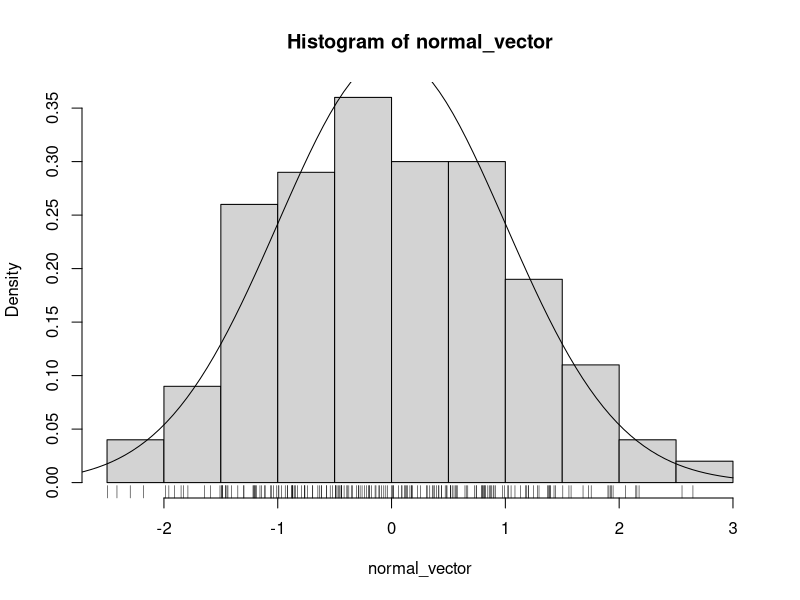
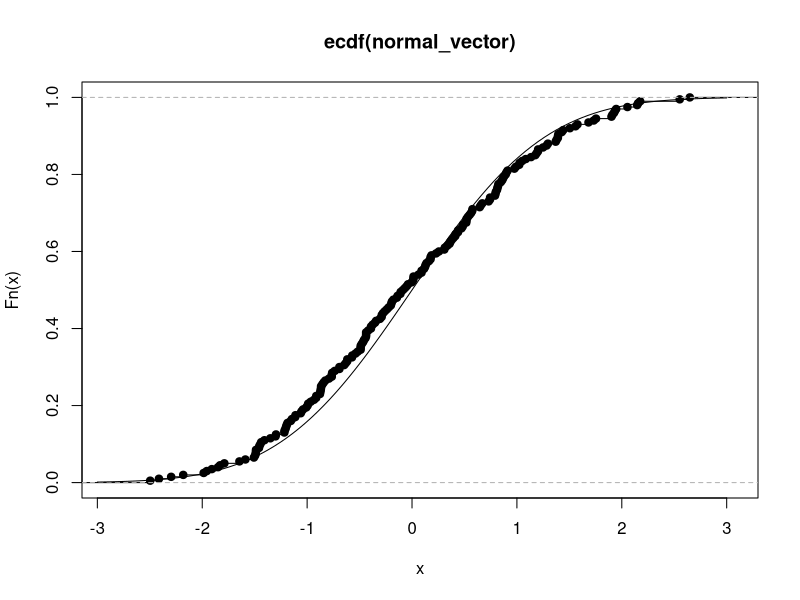
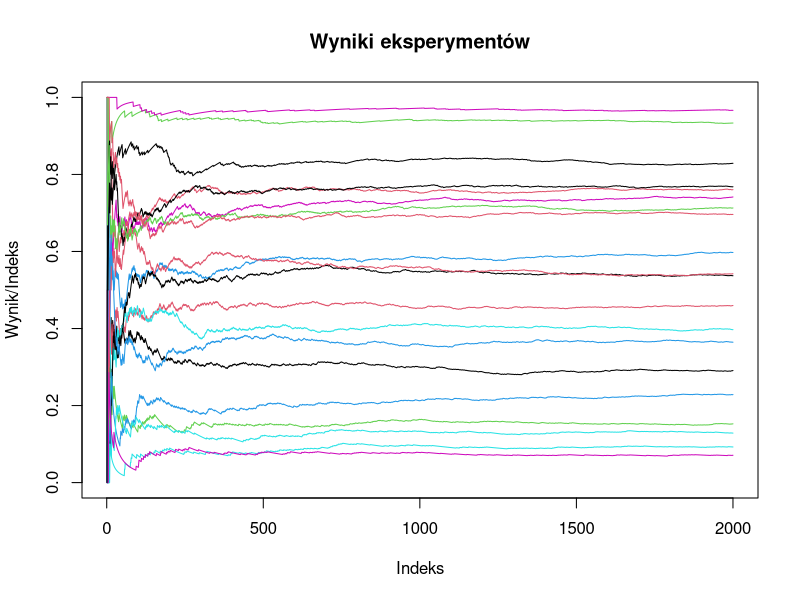
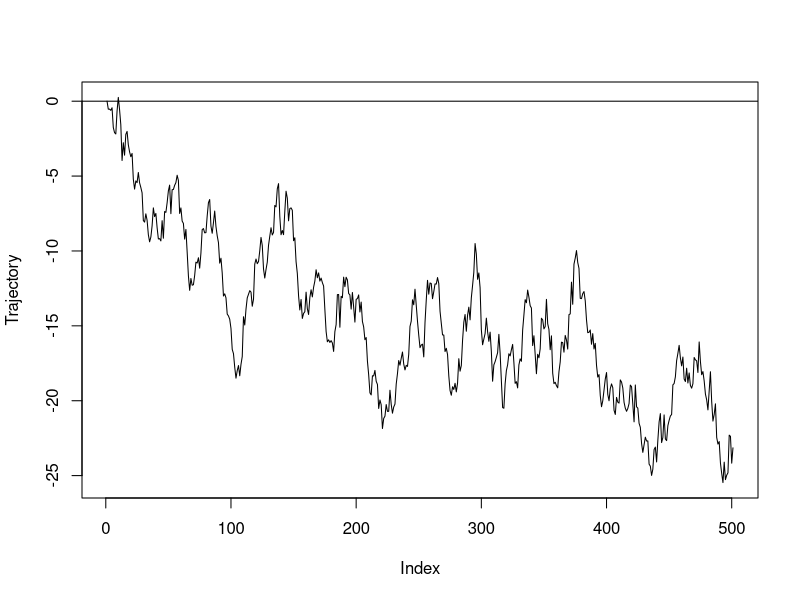
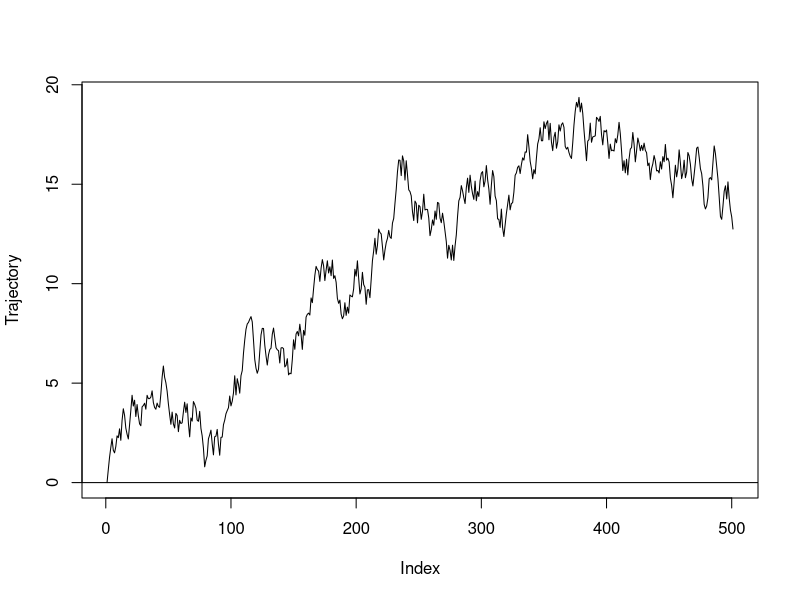
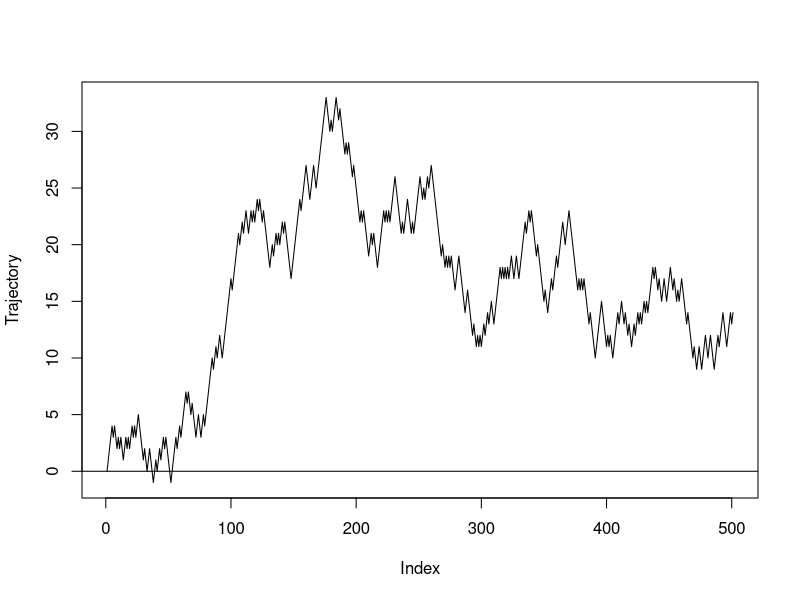

R code for these plots, in order:
## ---- chunk 1
n <- 12

set.seed(10)
x <- runif(n)
x
## ---- chunk 2
normal_variable <- (sum(x) - n/2) / (sqrt(n/12))
normal_variable
## ---- chunk 3
normal <- function(){
  n <- 12
  x <- runif(n)
  normal_variable <- (sum(x) - n/2) / (sqrt(n/12))
  return(normal_variable)
}
normal()
## ---- chunk 4
m <- 200
normal_vector <- vector()
for (i in 1:m){
  normal_vector <- c(normal_vector, normal())
}
## ---- chunk 5
{
hist(normal_vector, prob = TRUE)
rug(normal_vector)
curve(dnorm, from = -3, to = 3, add = TRUE)
}
## ---- chunk 6
ecdf(normal_vector)
{
plot(ecdf(normal_vector))
curve(pnorm, from = -3, to = 3, add = TRUE)
}
ks.test(normal_vector, pnorm)
## ---- chunk 7
bern <- function(alfa, beta){
  x <- runif(1)
  return(as.integer(x < alfa / (alfa + beta)))
}

experiment <- function(alfa, beta, n){
X <- vector()
for (i in 1:n){
  Xn <- bern(alfa + sum(X), beta + length(X) - sum(X))
  X <- c(X, Xn)
}

S <- cumsum(X)
return(S)
}
## ---- chunk 8
alfa <- 1
beta <- 1
n <- 2000
data_for_plot <- data.frame(x = 1:n)

for(i in 1:20){
  results <- experiment(alfa, beta, n)
  name <- paste0("experiment", i)
  data_for_plot[name] <- results / (1:n)
}

# Tworzymy wykres z wykorzystaniem matplot
matplot(data_for_plot$x, data_for_plot[, -1], type = "l", lty = 1,
        xlab = "Indeks", ylab = "Wynik/Indeks", main = "Wyniki eksperymentów")
## ---- chunk 9
generate_betas <- function(alfa, beta, n, m){
 betas <- vector()

  for(i in 1:m){
    results <- experiment(alfa, beta, n)
    betas <- c(betas, results[n]/n)
  }
 return(betas)
}

my_betas <- generate_betas(1, 1, 200, 200)
ks.test(my_betas, "pbeta", shape1 = 1, shape2 = 1)

my_betas <- generate_betas(3, 2, 200, 200)
ks.test(my_betas, "pbeta", shape1 = 3, shape2 = 2)

my_betas <- generate_betas(11, 1, 200, 200)
ks.test(my_betas, "pbeta", shape1 = 11, shape2 = 1)

my_betas <- generate_betas(0.5, 0.5, 200, 200)
ks.test(my_betas, "pbeta", shape1 = 0.5, shape2 = 0.5)

my_betas <- generate_betas(5, 31, 200, 200)
ks.test(my_betas, "pbeta", shape1 = 5, shape2 = 31)
## ---- chunk 10
rm(list = ls())
## ---- chunk 11
random_walk <- function(distribution, n, ...){
Sn <- cumsum(distribution(n, ...))
Sn <- c(0, Sn)
Tn <- cumsum(as.integer(Sn > 0)) / (1:(n+1))

return(list(Sn = Sn, Tn = Tn))
}


two_pointed <- function(n, alfa, beta){
  x <- runif(n)
  return(as.integer(x < alfa / (alfa + beta))*2 - 1)
}

normal_walk <- random_walk(rnorm, 500, mean = 0, sd = 1)
unif_walk <- random_walk(runif, 500, min = -1, max = 1)
bern_walk <- random_walk(two_pointed, 500, alfa = 1, beta = 1)

plot(normal_walk$Sn, type = "l", ylab = "Trajectory") + abline(h = 0) 
plot(unif_walk$Sn, type = "l", ylab = "Trajectory") + abline(h = 0)
plot(bern_walk$Sn, type = "l", ylab = "Trajectory") + abline(h = 0)


generate_Tn <- function(distribution, n, m, ...){
result <- vector()
for (i in (1:m)){
  walk <- random_walk(distribution, n, ...)
  result <- c(result, walk$Tn[length(walk$Tn)])
}
return(result)
}

realization_Tn <- generate_Tn(rnorm, 500, 50, mean = 0, sd = 1)
ks.test(realization_Tn, "pbeta", shape1 = 1/2, shape2 = 1/2)
## ---- chunk 12
rm(list = ls())
## ---- chunk 13
argmin <- vector()

for (i in 1:10000){
W = rexp(3, rate = c(1, 2, 5))
argmin <- c(argmin, which.min(W))
}

table(argmin) / length(argmin)

# Function for generating discrete variables
generate_discretes <- function(n, freq){
  argmin <- vector()
  for (i in 1:n){
    W = rexp(length(freq), rate = freq)
    argmin <- c(argmin, which.min(W))
  }
  return(argmin)
}

n <- 1000
vector1 <- c(1,2,3)
vector2 <- c(1, 1, 10, 2, 3)
vector3 <- c(8, 12)

discrete_realization <- generate_discretes(n, vector1)
table(discrete_realization) / n

sdiscrete_realization <- generate_discretes(n, vector2)
table(discrete_realization) / n

discrete_realization <- generate_discretes(n, vector3)
table(discrete_realization) / n

## ---- chunk 14
rm(list = ls())
